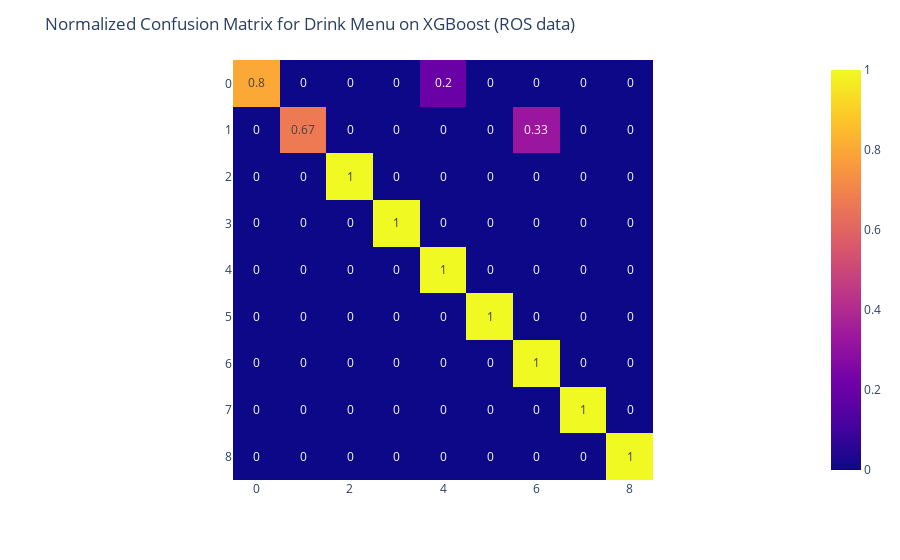

The code cell stored with this chart in its notebook:
### Code cell
conf_matrix = confusion_matrix(y_test2a, y_pred2b, normalize="true")
conf_matrix = np.around(conf_matrix.astype('float') /
                        conf_matrix.sum(axis=1)[:, np.newaxis], decimals=2)

fig = px.imshow(conf_matrix, text_auto=True)
fig.update_layout(
    title="Normalized Confusion Matrix for Drink Menu on XGBoost (ROS data)")
fig.show()

### Figure 1 — Plotly figure (JSON) as saved in the notebook; plotly's stock layout.template omitted (floating-point values rounded to 4 significant figures)
{"data": [{"coloraxis": "coloraxis", "hovertemplate": "x: %{x}<br>y: %{y}<br>color: %{z}<extra></extra>", "name": "0", "texttemplate": "%{z}", "type": "heatmap", "xaxis": "x", "yaxis": "y", "z": [[0.8, 0, 0, 0, 0.2, 0, 0, 0, 0], [0, 0.67, 0, 0, 0, 0, 0.33, 0, 0], [0, 0, 1, 0, 0, 0, 0, 0, 0], [0, 0, 0, 1, 0, 0, 0, 0, 0], [0, 0, 0, 0, 1, 0, 0, 0, 0], [0, 0, 0, 0, 0, 1, 0, 0, 0], [0, 0, 0, 0, 0, 0, 1, 0, 0], [0, 0, 0, 0, 0, 0, 0, 1, 0], [0, 0, 0, 0, 0, 0, 0, 0, 1]]}], "layout": {"coloraxis": {"colorscale": [[0, "#0d0887"], [0.1111, "#46039f"], [0.2222, "#7201a8"], [0.3333, "#9c179e"], [0.4444, "#bd3786"], [0.5556, "#d8576b"], [0.6667, "#ed7953"], [0.7778, "#fb9f3a"], [0.8889, "#fdca26"], [1, "#f0f921"]]}, "margin": {"t": 60}, "title": {"text": "Normalized Confusion Matrix for Drink Menu on XGBoost (ROS data)"}, "xaxis": {"anchor": "y", "constrain": "domain", "domain": [0, 1], "scaleanchor": "y"}, "yaxis": {"anchor": "x", "autorange": "reversed", "constrain": "domain", "domain": [0, 1]}}}
